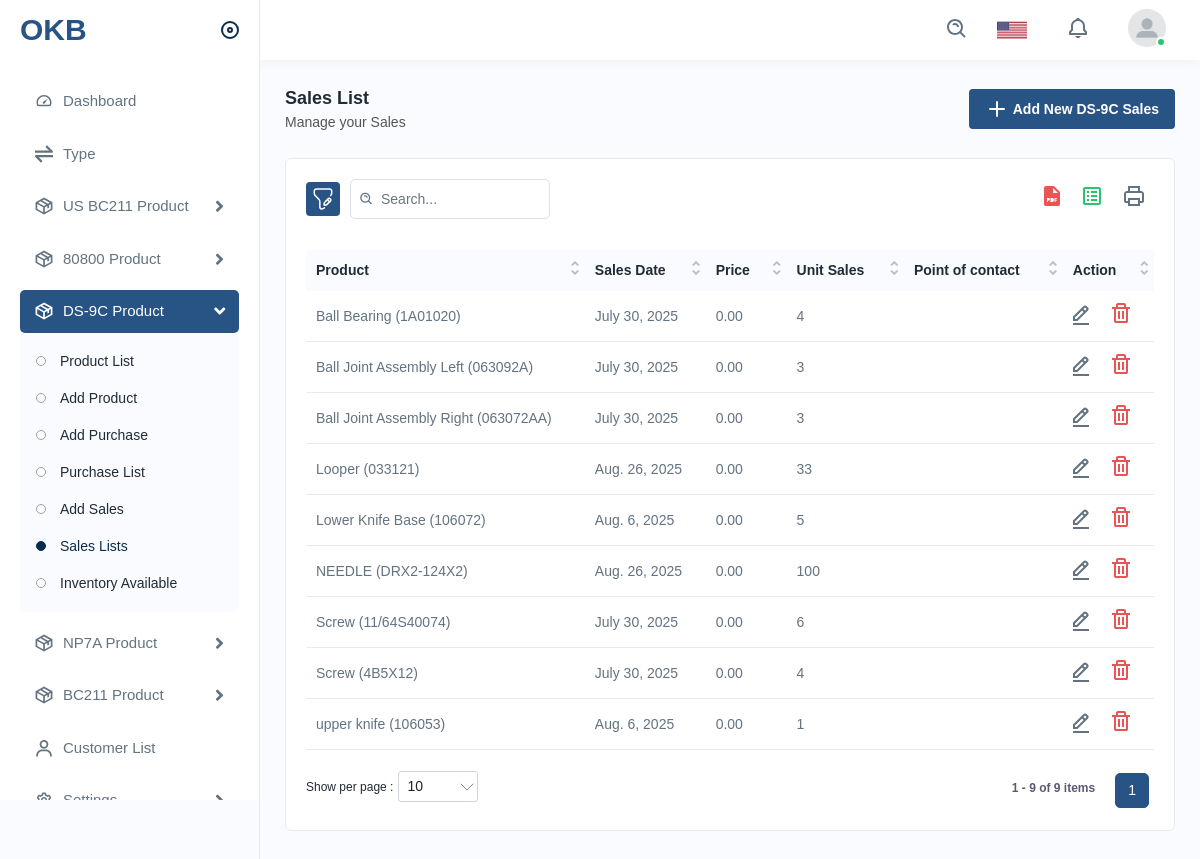
Page /dsales-list/ on the committed database.
### dashboard/models.py (models this page shows, shortened)
class DSSale(models.Model):
    product = models.ForeignKey(Ds9c, on_delete=models.CASCADE)
    sales_date = models.DateField()
    price = models.DecimalField(max_digits=10, decimal_places=2)
    type = models.ForeignKey(Type, on_delete=models.CASCADE, null=True, blank=True)
    unit_sold = models.PositiveIntegerField()
    point_of_contact = models.CharField(max_length=100, blank=True)
    notes = models.TextField(blank=True)
    created_by = models.ForeignKey(User, related_name='dssales', null=True, blank=True, on_delete=models.CASCADE)

class Ds9c(models.Model):
    item_id = models.CharField(max_length=50, unique=True)
    name = models.CharField(max_length=100)
    type = models.ForeignKey(Type, on_delete=models.CASCADE, null=True, blank=True)
    unit = models.DecimalField(max_digits=10, decimal_places=2, null=True, blank=True)
    current_stock = models.IntegerField(default=0, null=True, blank=True)
    total_sold = models.IntegerField(default=0, null=True, blank=True)
    total_cost_value = models.DecimalField(max_digits=12, decimal_places=2, null=True, blank=True)
    created_by = models.ForeignKey(User,related_name='ds', null=True, blank=True, on_delete=models.CASCADE)
    def __str__(self):
        return f"{self.name} ({self.item_id})"

### dashboard/controllers.py (the view)
# urls.py: path("dsales-list/", dsalelist, name="dsalelist"),
def dsalelist(request):
    sales = DSSale.objects.all().order_by('-id')
    context = {
        "sales": sales,
    }
    return render(request, "dashboard/dsaleslist.html", context)

### dashboard/context_processor.py (called while the page is built)
def default(request):
    if request.user.is_authenticated:
        all_notifications = Notification.objects.filter(user=request.user).order_by('-created_at')[:5]
        unread_count = Notification.objects.filter(user=request.user, is_read=False).count()
    else:
        all_notifications = []
        unread_count = 0
    return {
        'notifications': all_notifications,
        'unread_count': unread_count,
    }

### templates/dashboard/dsaleslist.html (shortened to what this page needs)
{% extends "includes/base.html" %}
{% load static %}
{% load humanize %}
{% block content %}
<div class="page-wrapper">
<div class="content">
<div class="page-header">
<div class="page-title">
<h4>Sales List</h4>
<h6>Manage your Sales</h6>
</div>
<div class="page-btn">
<a href="{% url 'dashboard:add_dsale' %}" class="btn btn-added"><img src="{% static 'assets/img/icons/plus.svg' %}" alt="img" class="me-1">Add New DS-9C Sales</a>
</div>
</div>
<div class="card">
<div class="card-body">
<div class="table-top">
<div class="search-set">
<div class="search-path">
<a class="btn btn-filter" id="filter_search">
<img src="{% static 'assets/img/icons/filter.svg' %}" alt="img">
</a>
</div>
<div class="search-input">
<a class="btn btn-searchset"><img src="{% static 'assets/img/icons/search-white.svg' %}" alt="img"></a>
</div>
</div>
<div class="wordset">
<ul>
<li>
<a data-bs-toggle="tooltip" data-bs-placement="top" title="pdf"><img src="{% static 'assets/img/icons/pdf.svg' %}" alt="img"></a>
</li>
<li>
<a data-bs-toggle="tooltip" data-bs-placement="top" title="excel"><img src="{% static 'assets/img/icons/excel.svg' %}" alt="img"></a>
</li>
<li>
<a data-bs-toggle="tooltip" data-bs-placement="top" title="print"><img src="{% static 'assets/img/icons/printer.svg' %}" alt="img"></a>
</li>
</ul>
</div>
</div>
<div class="table-responsive">
<table class="table datanew">
<thead>
<tr>
<th>Product</th>
<th>Sales Date</th>
<th>Price </th>
<th>Unit Sales</th>
<th>Point of contact</th>
<th>Action</th>
</tr>
</thead>
<tbody>
{% for s in sales %}
<tr>
<td>{{s.product}}</td>
<td>{{s.sales_date}}</td>
<td>{{s.price|floatformat:2|intcomma}}</td>
<td>{{s.unit_sold}}</td>
<td>{{s.point_of_contact}}</td>
<td>
<a class="me-3" href="{% url 'dashboard:deditsale' s.pk  %}">
<img src="{% static 'assets/img/icons/edit.svg' %}" alt="img">
</a>
<a class="confirm-text" href="{% url 'dashboard:deletedsale' s.pk %}">
<img src="{% static 'assets/img/icons/delete.svg' %}" alt="img">
</a>
</td>
</tr>
{% empty %}
<p class="text-danger">No Sales Available</p>
{% endfor %}
</tbody>
</table>
</div>
</div>
</div>
</div>
</div>
</div>
{% endblock content %}

### rows in the picture
DSSale: product "Looper (033121)", sales_date "Aug. 26, 2025", price "0.00", unit_sold "33"
DSSale: product "NEEDLE (DRX2-124X2)", sales_date "Aug. 26, 2025", price "0.00", unit_sold "100"
DSSale: product "upper knife (106053)", sales_date "Aug. 6, 2025", price "0.00", unit_sold "1"
DSSale: product "Lower Knife Base (106072)", sales_date "Aug. 6, 2025", price "0.00", unit_sold "5"
DSSale: product "Screw (11/64S40074)", sales_date "July 30, 2025", price "0.00", unit_sold "6"
DSSale: product "Screw (4B5X12)", sales_date "July 30, 2025", price "0.00", unit_sold "4"
DSSale: product "Ball Bearing (1A01020)", sales_date "July 30, 2025", price "0.00", unit_sold "4"
DSSale: product "Ball Joint Assembly Left (063092A)", sales_date "July 30, 2025", price "0.00", unit_sold "3"
DSSale: product "Ball Joint Assembly Right (063072AA)", sales_date "July 30, 2025", price "0.00", unit_sold "3"
